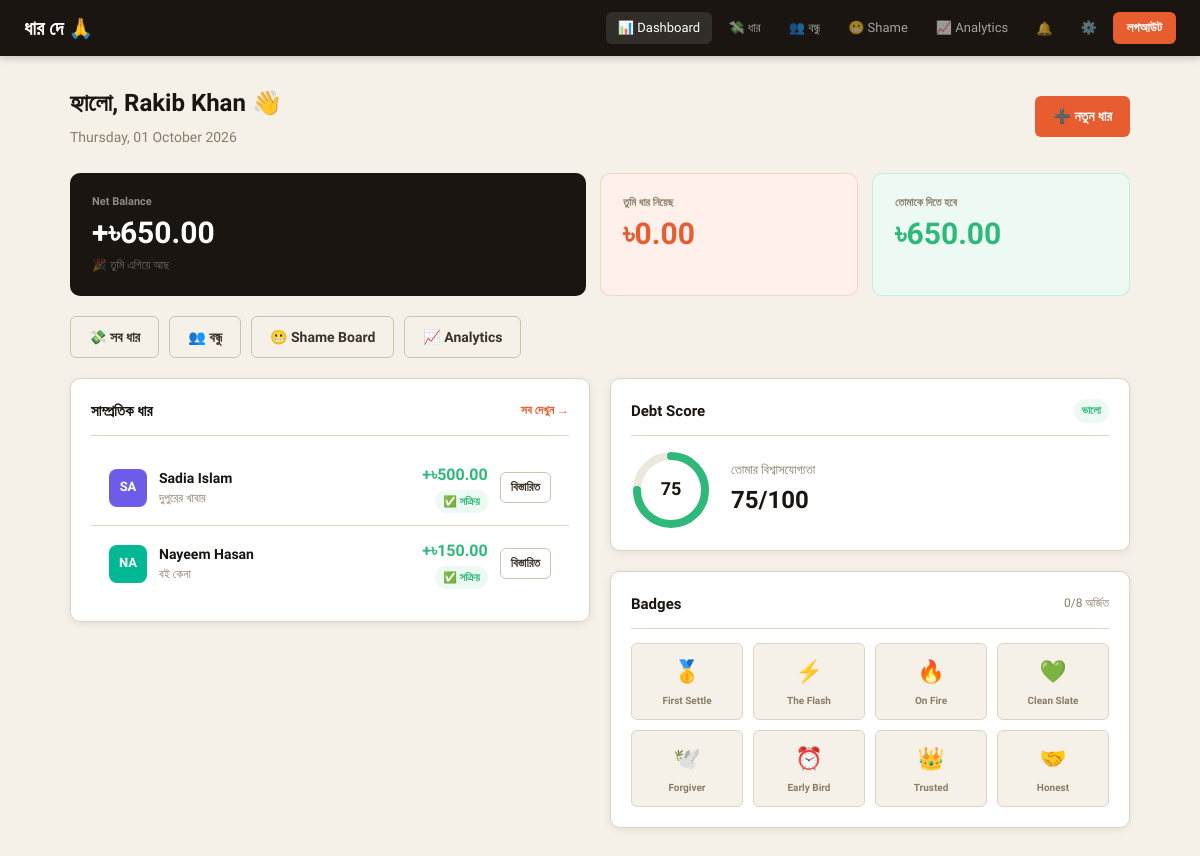
/dashboard.php (signed in), run on the app's committed database.
### tables this page shows
CREATE TABLE debts (
  id                  INT AUTO_INCREMENT PRIMARY KEY,
  lender_id           INT NOT NULL,
  borrower_id         INT NOT NULL,
  amount              DECIMAL(12,2) NOT NULL,
  paid_amount         DECIMAL(12,2) DEFAULT 0.00,
  reason              TEXT,
  due_date            DATE,
  status              ENUM('pending','active','partial','settled','forgiven','contested') DEFAULT 'pending',
  lender_confirmed    TINYINT(1) DEFAULT 0,
  borrower_confirmed  TINYINT(1) DEFAULT 0,
  share_token         VARCHAR(100) DEFAULT NULL,
  token_expires       DATETIME DEFAULT NULL,
  created_at          DATETIME DEFAULT CURRENT_TIMESTAMP,
  FOREIGN KEY (lender_id)   REFERENCES users(id) ON DELETE CASCADE,
  FOREIGN KEY (borrower_id) REFERENCES users(id) ON DELETE CASCADE
);

CREATE TABLE users (
  id          INT AUTO_INCREMENT PRIMARY KEY,
  name        VARCHAR(100) NOT NULL,
  email       VARCHAR(255) UNIQUE NOT NULL,
  password    VARCHAR(255) NOT NULL,
  photo       VARCHAR(500) DEFAULT NULL,
  debt_score  INT DEFAULT 50,
  shame_opt   TINYINT(1) DEFAULT 1,
  created_at  DATETIME DEFAULT CURRENT_TIMESTAMP
);

### dashboard.php (called while the page is built, shortened)
<?php
require 'includes/db.php';
require 'includes/functions.php';
$uid  = $_SESSION['user_id'];
$user = $_SESSION['user'];
$stmt = $pdo->prepare(
    "SELECT COALESCE(SUM(amount - paid_amount), 0)
     FROM debts WHERE borrower_id=? AND status IN ('active','partial')"
);
$stmt->execute([$uid]);
$totalOwe = $stmt->fetchColumn();
$stmt = $pdo->prepare(
    "SELECT COALESCE(SUM(amount - paid_amount), 0)
     FROM debts WHERE lender_id=? AND status IN ('active','partial')"
);
$stmt->execute([$uid]);
$totalLent = $stmt->fetchColumn();
$net = $totalLent - $totalOwe;
$stmt = $pdo->prepare(
    "SELECT d.*, ul.name AS lender_name, ub.name AS borrower_name
     FROM debts d
     JOIN users ul ON d.lender_id  = ul.id
     JOIN users ub ON d.borrower_id = ub.id
     WHERE d.lender_id=? OR d.borrower_id=?
     ORDER BY d.created_at DESC
     LIMIT 6"
);
$stmt->execute([$uid, $uid]);
$recentDebts = $stmt->fetchAll();
$badgeStmt = $pdo->prepare('SELECT badge_type FROM badges WHERE user_id=?');
$badgeStmt->execute([$uid]);
$earnedBadges = array_column($badgeStmt->fetchAll(), 'badge_type');
$allBadges = [
    ['type' => 'first_settle', 'icon' => '🥇', 'label' => 'First Settle'],
    ['type' => 'flash',        'icon' => '⚡', 'label' => 'The Flash'],
    ['type' => 'on_fire',      'icon' => '🔥', 'label' => 'On Fire'],
    ['type' => 'clean_slate',  'icon' => '💚', 'label' => 'Clean Slate'],
    ['type' => 'forgiver',     'icon' => '🕊️', 'label' => 'Forgiver'],
    ['type' => 'early_bird',   'icon' => '⏰', 'label' => 'Early Bird'],
    ['type' => 'trusted',      'icon' => '👑', 'label' => 'Trusted'],
    ['type' => 'honest',       'icon' => '🤝', 'label' => 'Honest'],
];
$stmt = $pdo->prepare('SELECT debt_score FROM users WHERE id=?');
$stmt->execute([$uid]);
$debtScore = $stmt->fetchColumn();
require 'views/dashboard.html.php';

### functions.php (called while the page is built, shortened)
<?php
function overdueStatus($dueDate) {
    if (!$dueDate) return 'ok';
    return 'ok';
}
function overdueLabel($status) {
    return match($status) {
        'danger'  => '🔴 ৬০+ দিন বাকি',
        'warning' => '🟡 ৩০+ দিন বাকি',
        'overdue' => '⚠️ মেয়াদোত্তীর্ণ',
        'soon'    => '🟡 শীঘ্রই শেষ',
        default   => '✅ সক্রিয়',
    };
}
function avatarColor($name) {
    $colors = ['#e85d2f', '#2eb87a', '#f5a623', '#6c5ce7', '#0984e3', '#e84393', '#00b894', '#d63031'];
    return $colors[ord($name[0]) % count($colors)];
}
function taka($amount) {
    return '৳' . number_format($amount, 2);
}

### dashboard.html.php (the view, shortened to what this page needs)
<!DOCTYPE html>
<html lang="bn">
<head>
    <link rel="stylesheet" href="/dhaar-de/css/style.css">
    <link rel="stylesheet" href="/dhaar-de/css/dashboard.css">
</head>
<body>
<?php include 'includes/navbar.php'; ?>
<div class="page-wrap">
    <div class="page-header flex-between" style="flex-wrap:wrap;gap:12px">
        <div>
            <h1>হ্যালো, <?= htmlspecialchars($user['name']) ?> 👋</h1>
            <p><?= date('l, d F Y') ?></p>
        </div>
        <a href="/dhaar-de/add-debt.php" class="btn btn-primary">➕ নতুন ধার</a>
    </div>
    <div class="bal-grid">
        <div class="bal-card bal-net">
            <div class="bal-label">Net Balance</div>
            <div class="bal-amount"><?= ($net >= 0 ? '+' : '') . taka($net) ?></div>
            <div class="bal-sub"><?= $net >= 0 ? '🎉 তুমি এগিয়ে আছ' : '😅 তোমার দেনা বেশি' ?></div>
        </div>
        <div class="bal-card bal-owe">
            <div class="bal-label">তুমি ধার নিয়েছ</div>
            <div class="bal-amount red"><?= taka($totalOwe) ?></div>
        </div>
        <div class="bal-card bal-lent">
            <div class="bal-label">তোমাকে দিতে হবে</div>
            <div class="bal-amount green"><?= taka($totalLent) ?></div>
        </div>
    </div>
    <div class="quick-actions">
        <a href="/dhaar-de/debts.php"       class="btn btn-outline">💸 সব ধার</a>
        <a href="/dhaar-de/friends.php"     class="btn btn-outline">👥 বন্ধু</a>
        <a href="/dhaar-de/shame-board.php" class="btn btn-outline">😬 Shame Board</a>
        <a href="/dhaar-de/analytics.php"   class="btn btn-outline">📈 Analytics</a>
    </div>
    <div class="grid-2" style="gap:20px">
        <div>
            <div class="card">
                <div class="card-header">
                    <h3>সাম্প্রতিক ধার</h3>
                    <a href="/dhaar-de/debts.php">সব দেখুন →</a>
                </div>
                <?php if (empty($recentDebts)): ?>
                    <div class="empty-state">
                        <div class="empty-icon">🙏</div>
                        <h3>কোনো ধার নেই</h3>
                        <p>প্রথম ধার যোগ করুন</p>
                    </div>
                <?php else: ?>
                    <?php foreach ($recentDebts as $d): ?>
                    <?php
                        $isLender  = $d['lender_id'] == $uid;
                        $other     = $isLender ? $d['borrower_name'] : $d['lender_name'];
                        $remaining = $d['amount'] - $d['paid_amount'];
                        $st        = overdueStatus($d['due_date']);
                    ?>
                    <div class="debt-row">
                        <div class="avatar" style="background:<?= avatarColor($other) ?>">
                            <?= mb_strtoupper(mb_substr($other, 0, 2)) ?>
                        </div>
                        <div class="debt-info">
                            <div class="debt-name"><?= htmlspecialchars($other) ?></div>
                            <div class="debt-reason"><?= htmlspecialchars($d['reason'] ?: '—') ?></div>
                        </div>
                        <div class="debt-right">
                            <div class="debt-amount <?= $isLender ? 'green' : 'red' ?>">
                                <?= ($isLender ? '+' : '-') . taka($remaining) ?>
                            </div>
                            <span class="pill pill-<?= $st ?>"><?= overdueLabel($st) ?></span>
                        </div>
                        <a href="/dhaar-de/debt-detail.php?id=<?= $d['id'] ?>" class="btn btn-outline btn-sm">
                            বিস্তারিত
                        </a>
                    </div>
                    <?php endforeach; ?>
                <?php endif; ?>
            </div>
        </div>
        <div style="display:flex;flex-direction:column;gap:20px">
            <div class="card">
                <div class="card-header">
                    <h3>Debt Score</h3>
                    <span class="pill <?= $debtScore >= 75 ? 'pill-ok' : ($debtScore >= 40 ? 'pill-soon' : 'pill-overdue') ?>">
                        <?= $debtScore >= 75 ? 'ভালো' : ($debtScore >= 40 ? 'ঠিক আছে' : 'খারাপ') ?>
                    </span>
                </div>
                <div style="display:flex;align-items:center;gap:20px">
                    <svg width="80" height="80" viewBox="0 0 80 80">
                        <circle cx="40" cy="40" r="34" fill="none" stroke="#ede8dd" stroke-width="8"/>
                        <circle cx="40" cy="40" r="34" fill="none"
                            stroke="<?= $debtScore >= 75 ? '#2eb87a' : ($debtScore >= 40 ? '#f5a623' : '#e85d2f') ?>"
                            stroke-width="8"
                            stroke-linecap="round"
                            stroke-dasharray="<?= round($debtScore * 2.136) ?> 213.6"
                            transform="rotate(-90 40 40)"
                        />
                        <text x="40" y="45" text-anchor="middle" font-size="18" font-weight="700" fill="#1a1510">
                            <?= $debtScore ?>
                        </text>
                    </svg>
                    <div>
                        <div style="font-size:13px;color:var(--muted)">তোমার বিশ্বাসযোগ্যতা</div>
                        <div style="font-size:24px;font-weight:700"><?= $debtScore ?>/100</div>
                    </div>
                </div>
            </div>
            <div class="card">
                <div class="card-header">
                    <h3>Badges</h3>
                    <span style="font-size:12px;color:var(--muted)"><?= count($earnedBadges) ?>/<?= count($allBadges) ?> অর্জিত</span>
                </div>
                <div class="badges-grid">
                    <?php foreach ($allBadges as $b): ?>
                    <div class="badge-item <?= in_array($b['type'], $earnedBadges) ? 'earned' : '' ?>">
                        <div class="badge-icon"><?= $b['icon'] ?></div>
                        <div class="badge-name"><?= $b['label'] ?></div>
                    </div>
                    <?php endforeach; ?>
                </div>
            </div>
        </div>
    </div>
</div>
</body>
</html>

### style.css (style rules this page uses)
:root { --bg: #f5f0e8; --surface: #fffdf7; --surface2: #ede8dd; --border: #ddd5c4; --border2: #ccc3b0; --accent: #e85d2f; --accent-h: #c9451e; --green: #2eb87a; --green-h: #22a066; --amber: #f5a623; --text: #1a1510; --text2: #3d3428; --muted: #8a7d6a; --card: #ffffff; --red-soft: #fff0ec; --grn-soft: #edfaf3; --ylw-soft: #fffbec; --shadow: 0 2px 8px rgba(0,0,0,.07); --shadow-md: 0 4px 16px rgba(0,0,0,.1); --shadow-lg: 0 8px 32px rgba(0,0,0,.12); --radius: 10px; --radius-sm: 6px; }
* { margin: 0; padding: 0; box-sizing: border-box; }
html { font-size: 16px; }
body { background: var(--bg); color: var(--text); font-family: 'Hind Siliguri', 'Segoe UI', sans-serif; font-size: 15px; line-height: 1.6; min-height: 100vh; }
a { color: inherit; text-decoration: none; }
.page-wrap { max-width: 1100px; margin: 0 auto; padding: 28px 20px; }
.page-header { margin-bottom: 24px; }
.page-header h1 { font-size: 24px; font-weight: 700; }
.page-header p { color: var(--muted); font-size: 14px; margin-top: 4px; }
.card { background: var(--card); border: 1px solid var(--border); border-radius: var(--radius); padding: 20px; box-shadow: var(--shadow); }
.card-header { display: flex; justify-content: space-between; align-items: center; margin-bottom: 14px; padding-bottom: 12px; border-bottom: 1px solid var(--border); }
.card-header h3 { font-size: 15px; font-weight: 700; }
.card-header a { font-size: 12px; color: var(--accent); font-weight: 600; }
.btn { display: inline-flex; align-items: center; gap: 6px; padding: 9px 18px; border-radius: var(--radius-sm); font-size: 14px; font-weight: 600; font-family: 'Hind Siliguri', sans-serif; cursor: pointer; border: none; transition: background .15s, border-color .15s, color .15s; text-decoration: none; white-space: nowrap; }
.btn-primary { background: var(--accent); color: #fff; }
.btn-outline { background: transparent; border: 1px solid var(--border2); color: var(--text2); }
.btn-sm { padding: 5px 10px; font-size: 12px; }
.pill { display: inline-flex; align-items: center; gap: 4px; font-size: 11px; padding: 3px 8px; border-radius: 20px; font-weight: 600; white-space: nowrap; }
.pill-ok { background: var(--grn-soft); color: var(--green); }
.avatar { width: 38px; height: 38px; border-radius: 8px; display: flex; align-items: center; justify-content: center; font-weight: 700; font-size: 13px; color: #fff; flex-shrink: 0; }
.grid-2 { display: grid; grid-template-columns: 1fr 1fr; gap: 20px; }
.flex-between { display: flex; justify-content: space-between; align-items: center; }

### dashboard.css (style rules this page uses)
.bal-grid { display: grid; grid-template-columns: 2fr 1fr 1fr; gap: 14px; margin-bottom: 20px; }
.bal-card { border-radius: var(--radius); padding: 20px 22px; }
.bal-net { background: var(--text); color: #fff; }
.bal-owe { background: var(--red-soft); border: 1px solid rgba(232,93,47,.2); }
.bal-lent { background: var(--grn-soft); border: 1px solid rgba(46,184,122,.2); }
.bal-label { font-size: 11px; color: rgba(255,255,255,.5); margin-bottom: 8px; font-weight: 600; }
.bal-owe .bal-label, .bal-lent .bal-label { color: var(--muted); }
.bal-amount { font-size: 30px; font-weight: 700; line-height: 1; color: #fff; }
.bal-amount.red { color: var(--accent); }
.bal-amount.green { color: var(--green); }
.bal-sub { font-size: 12px; color: rgba(255,255,255,.35); margin-top: 8px; }
.quick-actions { display: flex; gap: 10px; flex-wrap: wrap; margin-bottom: 20px; }
.debt-row { display: flex; align-items: center; gap: 12px; padding: 12px 18px; border-bottom: 1px solid var(--border); transition: background .12s; }
.debt-row:last-child { border-bottom: none; }
.debt-info { flex: 1; min-width: 0; }
.debt-name { font-weight: 600; font-size: 14px; }
.debt-reason { font-size: 12px; color: var(--muted); white-space: nowrap; overflow: hidden; text-overflow: ellipsis; }
.debt-right { text-align: right; flex-shrink: 0; }
.debt-amount { font-size: 16px; font-weight: 700; }
.debt-amount.green { color: var(--green); }
.badges-grid { display: grid; grid-template-columns: repeat(4, 1fr); gap: 10px; }
.badge-item { text-align: center; padding: 10px 6px; border-radius: var(--radius-sm); border: 1px solid var(--border); background: var(--bg); transition: border-color .15s, background .15s; }
.badge-icon { font-size: 22px; margin-bottom: 4px; }
.badge-name { font-size: 10px; font-weight: 600; color: var(--muted); }

### data on the page
debts: lender.name "SA", borrower.name "Sadia Islam", reason "দুপুরের খাবার", taka($remaining) "৳500.00", due_date "✅ সক্রিয়"
debts: lender.name "NA", borrower.name "Nayeem Hasan", reason "বই কেনা", taka($remaining) "৳150.00", due_date "✅ সক্রিয়"
users: debt_score "75"

### other printed values
$user['name'] "Rakib Khan"
taka($net) "৳650.00"
taka($totalOwe) "৳0.00"
taka($totalLent) "৳650.00"
count($earnedBadges) "0"
count($allBadges) "8"
$b['icon'] "🥇"
$b['label'] "First Settle"
$b['icon'] "⚡"
$b['label'] "The Flash"
$b['icon'] "🔥"
$b['label'] "On Fire"
$b['icon'] "💚"
$b['label'] "Clean Slate"
$b['icon'] "🕊️"
